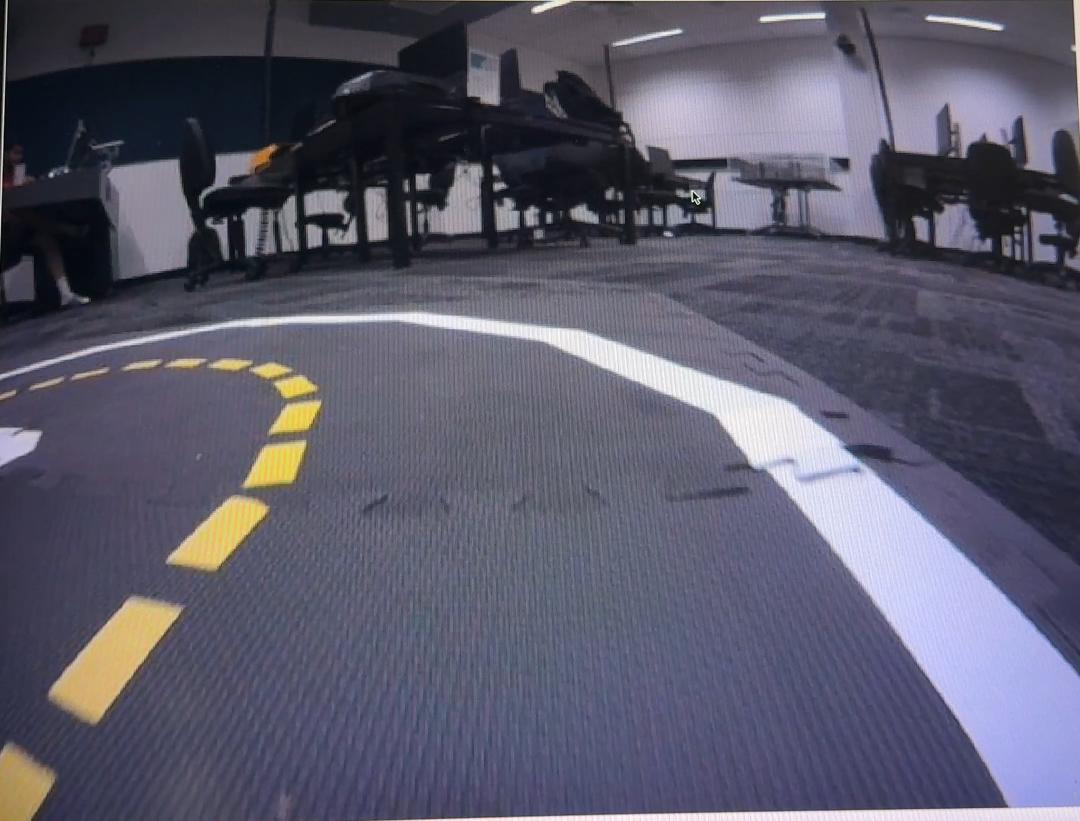
#> input picture packages/my_lane_detector/src/frame.jpeg, 1080 x 821 px
$ python my_lane_detector.py
#> lines starting #> are read from the running program, lines starting #| are printed output that depends on the picture; after the words box and inside, x2 and y2 are one past the last pixel; in counts of white or black regions, pixels touching at a corner belong together
import cv2
import numpy as np
import os
import sys

# --- Configuration ---
image_filename = 'frame.jpeg'  # **Ensure this matches your filename**
image_path = image_filename  # Path to the image

# Canny thresholds for different experiments
threshold_pairs = [
    (50, 150),
    (75, 200),
    (100, 250)
]

# Hough Transform parameters
rho = 1           # Distance resolution in pixels.
theta = np.pi / 180  # Angle resolution in radians.
minLineLength = 30  # Minimum line length
maxLineGap = 10    # Maximum allowed gap between line segments

# HSV color range for yellow lane detection
lower_yellow_hsv = np.array([15, 80, 80])
upper_yellow_hsv = np.array([35, 255, 255])

# RGB color range for yellow lane detection
lower_yellow_rgb = np.array([0, 100, 100])
upper_yellow_rgb = np.array([100, 255, 255])

# --- Function Definitions ---

# Canny edge detection experiment
def run_canny_experiment(img, threshold_pairs):
    for i, (low_threshold, high_threshold) in enumerate(threshold_pairs):
        edges = cv2.Canny(img, low_threshold, high_threshold)
        cv2.imshow(f'Canny Edge Detection - Low: {low_threshold}, High: {high_threshold}', edges)

# Hough Transform experiment
def run_hough_transform(img, edges, minLineLength, maxLineGap, threshold):
    lines = cv2.HoughLinesP(edges, rho, theta, threshold, minLineLength=minLineLength, maxLineGap=maxLineGap)
    line_img = np.copy(img) * 0  # Blank image for drawing lines
    if lines is not None:
        for line in lines:
            x1, y1, x2, y2 = line[0]
            cv2.line(line_img, (x1, y1), (x2, y2), (0, 255, 0), 2)
    combined_img = cv2.addWeighted(img, 0.8, line_img, 1, 0)
    cv2.imshow(f'Hough Transform (Threshold: {threshold})', combined_img)

# Compare HSV and RGB for yellow detection
def compare_hsv_rgb(img):
    # Convert image to HSV and RGB
    hsv_img = cv2.cvtColor(img, cv2.COLOR_BGR2HSV)
    rgb_img = cv2.cvtColor(img, cv2.COLOR_BGR2RGB)

    # Apply yellow detection in HSV
    yellow_mask_hsv = cv2.inRange(hsv_img, lower_yellow_hsv, upper_yellow_hsv)
    yellow_filtered_color_hsv = cv2.bitwise_and(img, img, mask=yellow_mask_hsv)

    # Apply yellow detection in RGB
    yellow_mask_rgb = cv2.inRange(rgb_img, lower_yellow_rgb, upper_yellow_rgb)
    yellow_filtered_color_rgb = cv2.bitwise_and(img, img, mask=yellow_mask_rgb)

    # Display results
    cv2.imshow('Yellow Detection (HSV)', yellow_filtered_color_hsv)
    cv2.imshow('Yellow Detection (RGB)', yellow_filtered_color_rgb)

# Simulate lighting conditions (brightness and darkness)
def simulate_lighting_conditions(img):
    # Simulate brighter and darker images
    alpha_bright = 1.5  # Brightness factor
    beta_bright = 50    # Brightness offset
    alpha_dark = 0.6    # Darker factor
    beta_dark = 0       # Darker offset

    img_bright = cv2.convertScaleAbs(img, alpha=alpha_bright, beta=beta_bright)
    img_dark = cv2.convertScaleAbs(img, alpha=alpha_dark, beta=beta_dark)

    # Show the simulated lighting conditions
    cv2.imshow('Brighter Image', img_bright)
    cv2.imshow('Darker Image', img_dark)

# --- Main Execution ---

if __name__ == "__main__":
    # Load the original image
    img = cv2.imread(image_path)
#> img is the input picture: shape (821, 1080, 3); mean B, G, R 107.3, 89.9, 91.1
    if img is None:
        print(f"Error: Could not load image from {image_path}")
        sys.exit(1)
    print(f"Successfully loaded image: {image_path}")

    # Convert image to grayscale for edge detection experiments
    gray_img = cv2.cvtColor(img, cv2.COLOR_BGR2GRAY)

    # Experiment 1: Run Canny Edge Detection with three different threshold pairs
    run_canny_experiment(gray_img, threshold_pairs)
#> the loop in run_canny_experiment, `for i, (low_threshold, high_threshold) in enumerate(threshold_pairs):` made 3 passes
#> pass 1, in run_canny_experiment, `edges = cv2.Canny(img, low_threshold, high_threshold)`:
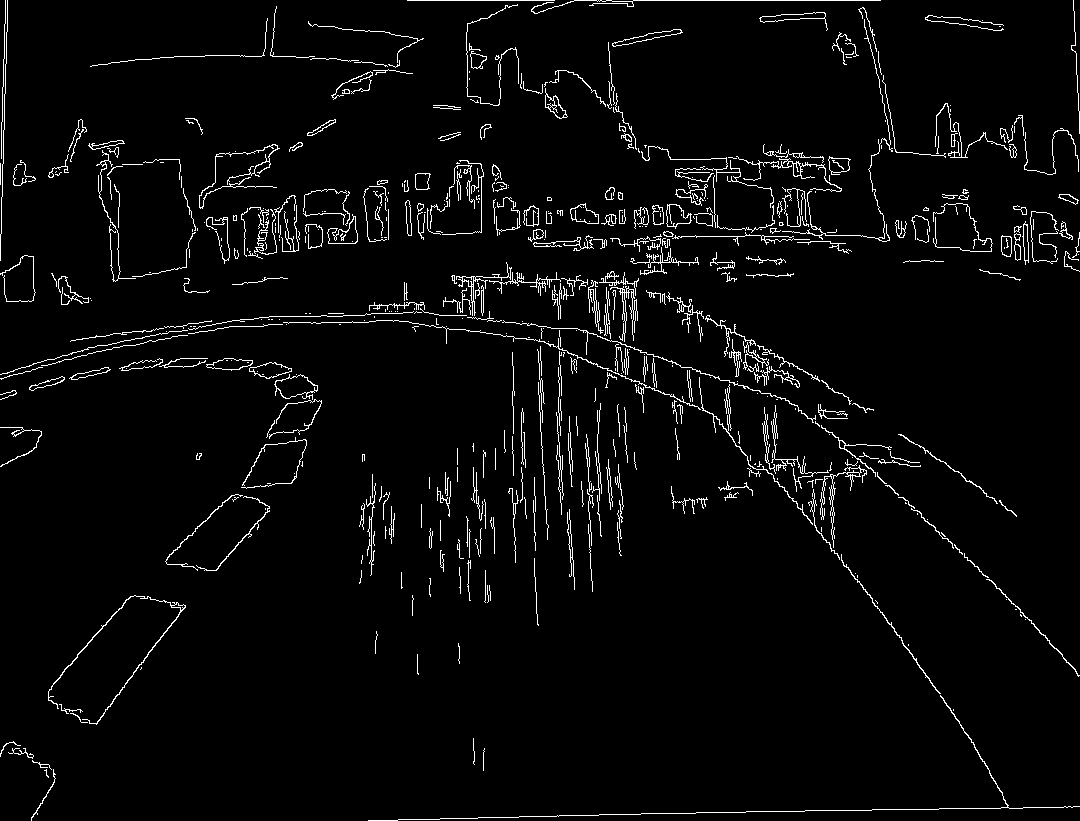
#> edges: shape (821, 1080); 3.5% white in thin lines or dots

    # Experiment 2: Apply Hough Transform with varying threshold and observe effect
    for threshold in [50, 100, 150]:  # Varying the Hough Transform threshold
        run_hough_transform(img, gray_img, minLineLength, maxLineGap, threshold)
#> this loop made 3 passes
#> pass 1, in run_hough_transform, `combined_img = cv2.addWeighted(img, 0.8, line_img, 1, 0)`:
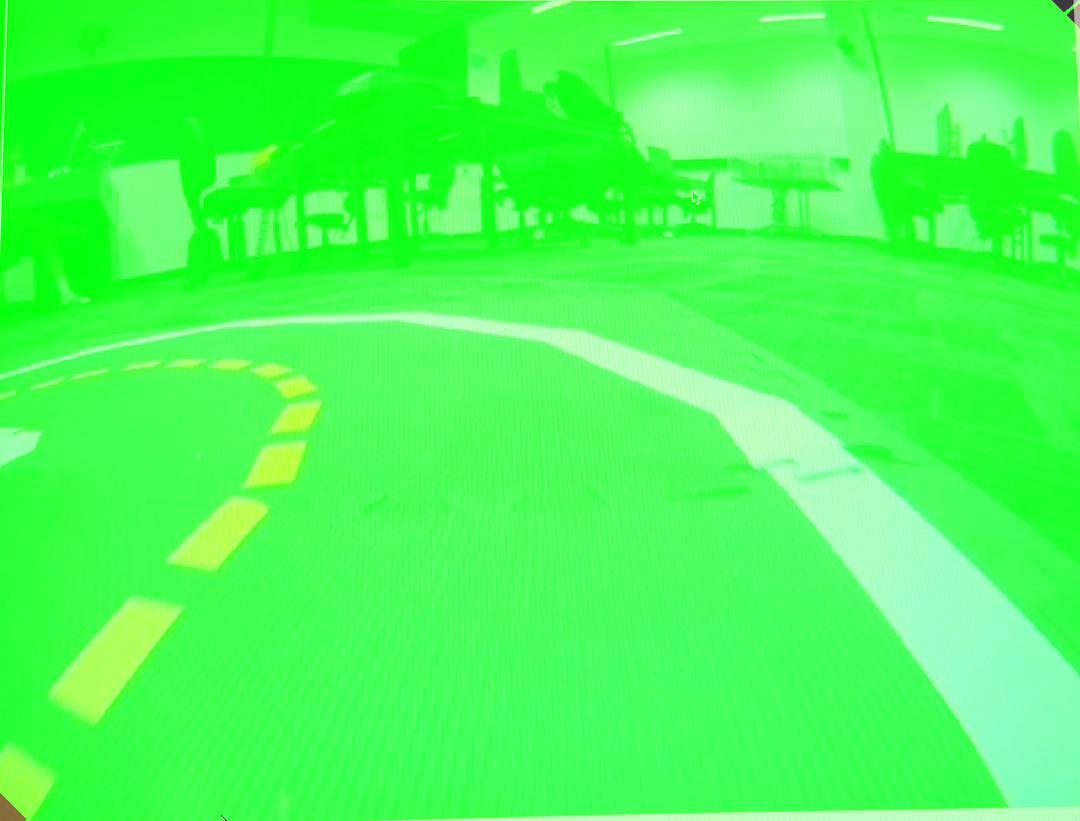
#> combined_img: shape (821, 1080, 3); mean B, G, R 85.9, 254.9, 72.8

    # Experiment 3: Compare HSV vs RGB for yellow lane detection
    compare_hsv_rgb(img)
#> in compare_hsv_rgb, `hsv_img = cv2.cvtColor(img, cv2.COLOR_BGR2HSV)`: hsv_img: shape (821, 1080, 3); mean H, S, V 118.4, 57.3, 109.6
#> in compare_hsv_rgb, `yellow_mask_hsv = cv2.inRange(hsv_img, lower_yellow_hsv, upper_yellow_..`: yellow_mask_hsv: shape (821, 1080); 1.9% white; 14 white regions (4 under 20 px), largest, box (x1, y1, x2, y2) and area: (54, 603, 175, 721) 6511, (175, 500, 269, 571) 3495, (0, 752, 52, 821) 2658
#> in compare_hsv_rgb, `yellow_mask_rgb = cv2.inRange(rgb_img, lower_yellow_rgb, upper_yellow_..`: yellow_mask_rgb: shape (821, 1080); 2.2% white in thin lines or dots

    # Experiment 4: Simulate different lighting conditions
    simulate_lighting_conditions(img)
#> in simulate_lighting_conditions, `img_bright = cv2.convertScaleAbs(img, alpha=alpha_bright, beta=beta_br..`:
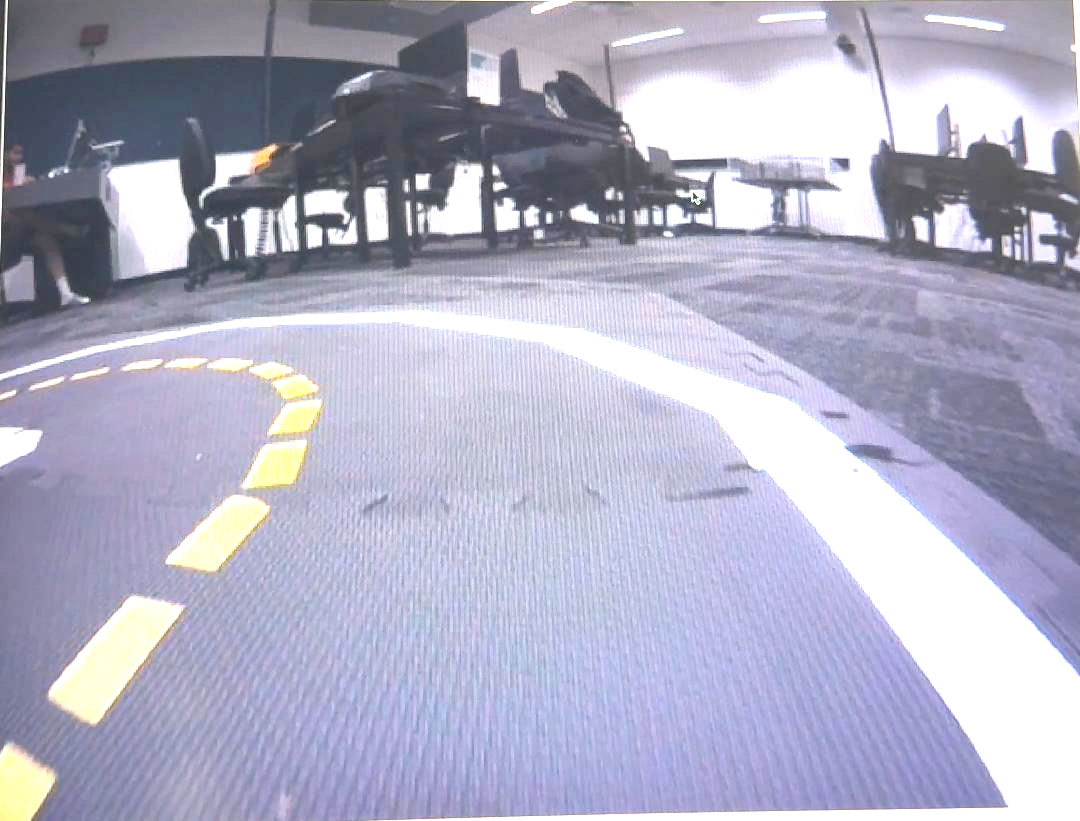
#> img_bright: shape (821, 1080, 3); mean B, G, R 196.4, 174.6, 175.2
#> in simulate_lighting_conditions, `img_dark = cv2.convertScaleAbs(img, alpha=alpha_dark, beta=beta_dark)`:
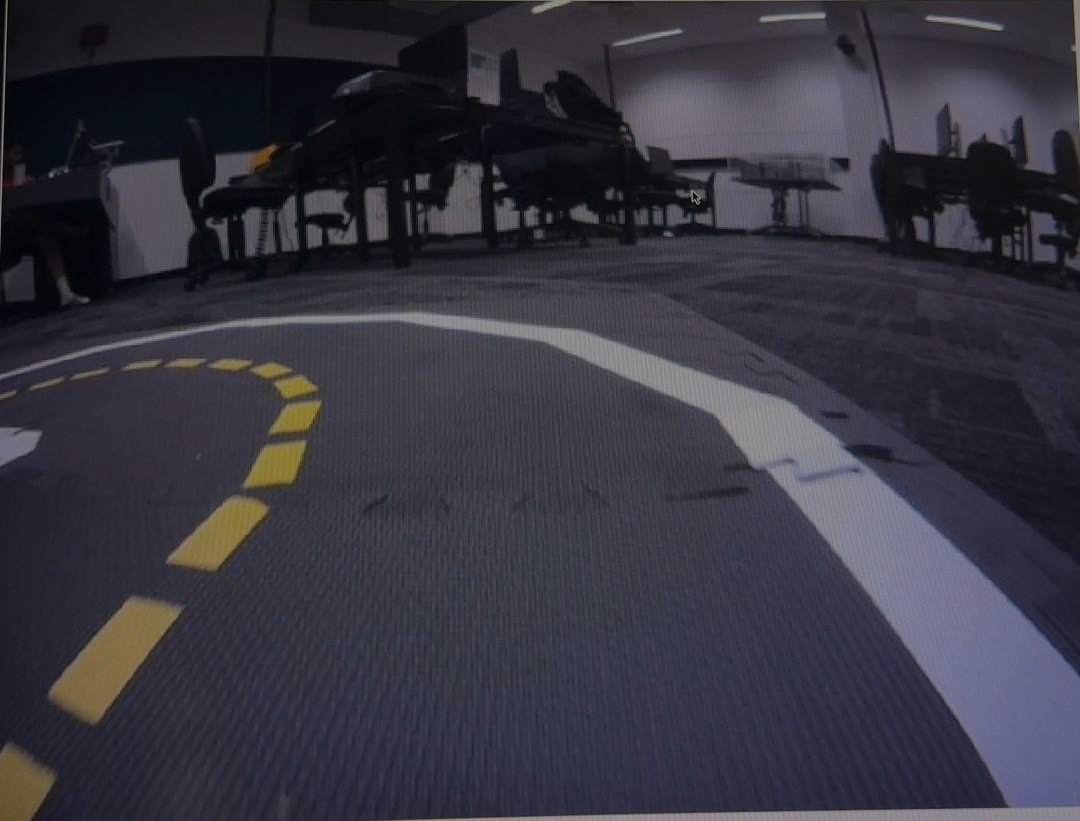
#> img_dark: shape (821, 1080, 3); mean B, G, R 64.4, 54, 54.6

    print("Experiments completed. Press any key on one of the image windows to close them.")
    cv2.waitKey(0)
    cv2.destroyAllWindows()
